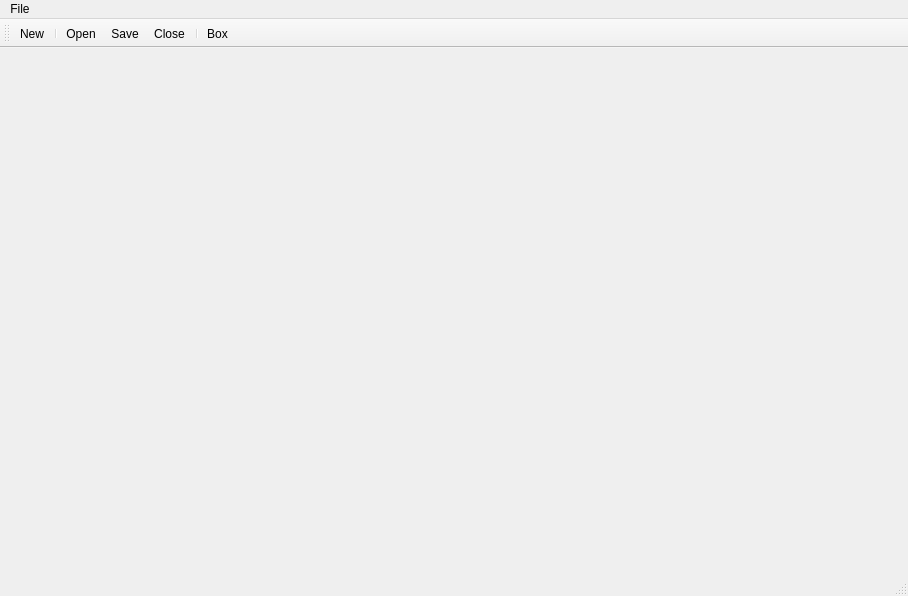
<?xml version="1.0" encoding="UTF-8"?>
<ui version="4.0">
 <class>MainWindow</class>
 <widget class="QMainWindow" name="MainWindow">
  <property name="geometry">
   <rect>
    <x>0</x>
    <y>0</y>
    <width>908</width>
    <height>596</height>
   </rect>
  </property>
  <property name="windowTitle">
   <string>MainWindow</string>
  </property>
  <widget class="QWidget" name="centralWidget"/>
  <widget class="QMenuBar" name="menuBar">
   <property name="geometry">
    <rect>
     <x>0</x>
     <y>0</y>
     <width>908</width>
     <height>21</height>
    </rect>
   </property>
   <widget class="QMenu" name="menuOpen_model">
    <property name="title">
     <string>File</string>
    </property>
    <addaction name="actionNew"/>
    <addaction name="actionClose"/>
    <addaction name="separator"/>
    <addaction name="actionOpen"/>
    <addaction name="actionSave"/>
    <addaction name="actionSave_As"/>
    <addaction name="separator"/>
   </widget>
   <addaction name="menuOpen_model"/>
  </widget>
  <widget class="QToolBar" name="mainToolBar">
   <attribute name="toolBarArea">
    <enum>TopToolBarArea</enum>
   </attribute>
   <attribute name="toolBarBreak">
    <bool>false</bool>
   </attribute>
   <addaction name="actionNew"/>
   <addaction name="separator"/>
   <addaction name="actionOpen"/>
   <addaction name="actionSave"/>
   <addaction name="actionClose"/>
   <addaction name="separator"/>
   <addaction name="actionBox"/>
  </widget>
  <widget class="QStatusBar" name="statusBar"/>
  <action name="actionOpen_model">
   <property name="text">
    <string>Open model</string>
   </property>
  </action>
  <action name="actionNew">
   <property name="text">
    <string>New</string>
   </property>
   <property name="toolTip">
    <string>Create new gameObject</string>
   </property>
   <property name="shortcut">
    <string>Ctrl+N</string>
   </property>
  </action>
  <action name="actionOpen">
   <property name="text">
    <string>Open</string>
   </property>
   <property name="toolTip">
    <string>Open gameObject</string>
   </property>
   <property name="shortcut">
    <string>Ctrl+O</string>
   </property>
  </action>
  <action name="actionSave">
   <property name="text">
    <string>Save</string>
   </property>
   <property name="toolTip">
    <string>Save gameObject</string>
   </property>
   <property name="shortcut">
    <string>Ctrl+S</string>
   </property>
  </action>
  <action name="actionSave_As">
   <property name="text">
    <string>Save As</string>
   </property>
   <property name="toolTip">
    <string>Save gameObject as..</string>
   </property>
   <property name="shortcut">
    <string>Ctrl+Shift+S</string>
   </property>
  </action>
  <action name="actionBox">
   <property name="checkable">
    <bool>true</bool>
   </property>
   <property name="text">
    <string>Box</string>
   </property>
   <property name="toolTip">
    <string>Show bound box current mesh</string>
   </property>
   <property name="shortcut">
    <string>Ctrl+B</string>
   </property>
  </action>
  <action name="actionClose">
   <property name="text">
    <string>Close</string>
   </property>
   <property name="toolTip">
    <string>&lt;html&gt;&lt;head/&gt;&lt;body&gt;&lt;p&gt;Close current object&lt;/p&gt;&lt;/body&gt;&lt;/html&gt;</string>
   </property>
  </action>
 </widget>
 <layoutdefault spacing="6" margin="11"/>
 <resources/>
 <connections/>
</ui>
